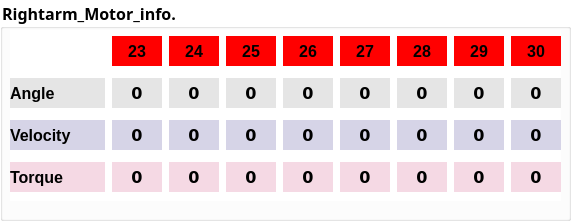
       <widget class="QGroupBox" name="groupBox_8">
        <property name="geometry">
         <rect>
          <x>10</x>
          <y>40</y>
          <width>571</width>
          <height>221</height>
         </rect>
        </property>
        <property name="font">
         <font>
          <family>微軟正黑體</family>
          <pointsize>12</pointsize>
          <weight>75</weight>
          <bold>true</bold>
         </font>
        </property>
        <property name="styleSheet">
         <string notr="true">background-color: rgb(255, 255, 255);</string>
        </property>
        <property name="title">
         <string>Rightarm_Motor_info.</string>
        </property>
        <widget class="QWidget" name="gridLayoutWidget_3">
         <property name="geometry">
          <rect>
           <x>10</x>
           <y>30</y>
           <width>551</width>
           <height>171</height>
          </rect>
         </property>
         <layout class="QGridLayout" name="gridLayout_4">
          <property name="horizontalSpacing">
           <number>7</number>
          </property>
          <item row="2" column="1">
           <widget class="QLabel" name="Rightarm_label_PresentVelocity">
            <property name="maximumSize">
             <size>
              <width>50</width>
              <height>30</height>
             </size>
            </property>
            <property name="font">
             <font>
              <family>Bitstream Vera Sans</family>
              <pointsize>12</pointsize>
              <weight>75</weight>
              <bold>true</bold>
             </font>
            </property>
            <property name="styleSheet">
             <string notr="true">background-color: rgb(214, 212, 231)</string>
            </property>
            <property name="text">
             <string>0</string>
            </property>
            <property name="alignment">
             <set>Qt::AlignCenter</set>
            </property>
           </widget>
          </item>
          <item row="2" column="0">
           <widget class="QLabel" name="RightArm_label_title_presentvelocity">
            <property name="maximumSize">
             <size>
              <width>100</width>
              <height>16777215</height>
             </size>
            </property>
            <property name="font">
             <font>
              <pointsize>12</pointsize>
              <weight>75</weight>
              <bold>true</bold>
             </font>
            </property>
            <property name="styleSheet">
             <string notr="true">background-color: rgb(214, 212, 231)</string>
            </property>
            <property name="text">
             <string>Velocity</string>
            </property>
           </widget>
          </item>
          <item row="3" column="0">
           <widget class="QLabel" name="RightArm_label_title_presenttorque">
            <property name="maximumSize">
             <size>
              <width>100</width>
              <height>16777215</height>
             </size>
            </property>
            <property name="font">
             <font>
              <pointsize>12</pointsize>
              <weight>75</weight>
              <bold>true</bold>
             </font>
            </property>
            <property name="styleSheet">
             <string notr="true">background-color: rgb(245, 217, 228);</string>
            </property>
            <property name="text">
             <string>Torque</string>
            </property>
           </widget>
          </item>
          <item row="1" column="0">
           <widget class="QLabel" name="RightArm_label_title_presentangle">
            <property name="maximumSize">
             <size>
              <width>100</width>
              <height>16777215</height>
             </size>
            </property>
            <property name="font">
             <font>
              <pointsize>12</pointsize>
              <weight>75</weight>
              <bold>true</bold>
             </font>
            </property>
            <property name="styleSheet">
             <string notr="true">background-color: rgb(229, 229, 229)</string>
            </property>
            <property name="text">
             <string>Angle</string>
            </property>
           </widget>
          </item>
          <item row="0" column="4">
           <widget class="QLabel" name="Rightarm_label_ID_4">
            <property name="maximumSize">
             <size>
              <width>16777215</width>
              <height>30</height>
             </size>
            </property>
            <property name="font">
             <font>
              <pointsize>12</pointsize>
              <weight>75</weight>
              <italic>false</italic>
              <bold>true</bold>
             </font>
            </property>
            <property name="styleSheet">
             <string notr="true">background-color : rgb(255,0,0)</string>
            </property>
            <property name="text">
             <string>26</string>
            </property>
            <property name="alignment">
             <set>Qt::AlignCenter</set>
            </property>
           </widget>
          </item>
          <item row="0" column="2">
           <widget class="QLabel" name="Rightarm_label_ID_2">
            <property name="maximumSize">
             <size>
              <width>16777215</width>
              <height>30</height>
             </size>
            </property>
            <property name="font">
             <font>
              <pointsize>12</pointsize>
              <weight>75</weight>
              <italic>false</italic>
              <bold>true</bold>
             </font>
            </property>
            <property name="styleSheet">
             <string notr="true">background-color : rgb(255,0,0)</string>
            </property>
            <property name="text">
             <string>24</string>
            </property>
            <property name="alignment">
             <set>Qt::AlignCenter</set>
            </property>
           </widget>
          </item>
          <item row="0" column="3">
           <widget class="QLabel" name="Rightarm_label_ID_3">
            <property name="maximumSize">
             <size>
              <width>16777215</width>
              <height>30</height>
             </size>
            </property>
            <property name="font">
             <font>
              <pointsize>12</pointsize>
              <weight>75</weight>
              <italic>false</italic>
              <bold>true</bold>
             </font>
            </property>
            <property name="styleSheet">
             <string notr="true">background-color : rgb(255,0,0)</string>
            </property>
            <property name="text">
             <string>25</string>
            </property>
            <property name="alignment">
             <set>Qt::AlignCenter</set>
            </property>
           </widget>
          </item>
          <item row="0" column="5">
           <widget class="QLabel" name="Rightarm_label_ID_5">
            <property name="maximumSize">
             <size>
              <width>16777215</width>
              <height>30</height>
             </size>
            </property>
            <property name="font">
             <font>
              <pointsize>12</pointsize>
              <weight>75</weight>
              <italic>false</italic>
              <bold>true</bold>
             </font>
            </property>
            <property name="styleSheet">
             <string notr="true">background-color : rgb(255,0,0)</string>
            </property>
            <property name="text">
             <string>27</string>
            </property>
            <property name="alignment">
             <set>Qt::AlignCenter</set>
            </property>
           </widget>
          </item>
          <item row="0" column="1">
           <widget class="QLabel" name="Rightarm_label_ID">
            <property name="maximumSize">
             <size>
              <width>16777215</width>
              <height>30</height>
             </size>
            </property>
            <property name="font">
             <font>
              <pointsize>12</pointsize>
              <weight>75</weight>
              <italic>false</italic>
              <bold>true</bold>
             </font>
            </property>
            <property name="styleSheet">
             <string notr="true">background-color : rgb(255,0,0)</string>
            </property>
            <property name="text">
             <string>23</string>
            </property>
            <property name="alignment">
             <set>Qt::AlignCenter</set>
            </property>
           </widget>
          </item>
          <item row="0" column="6">
           <widget class="QLabel" name="Rightarm_label_ID_6">
            <property name="maximumSize">
             <size>
              <width>16777215</width>
              <height>30</height>
             </size>
            </property>
            <property name="font">
             <font>
              <pointsize>12</pointsize>
              <weight>75</weight>
              <italic>false</italic>
              <bold>true</bold>
             </font>
            </property>
            <property name="styleSheet">
             <string notr="true">background-color : rgb(255,0,0)</string>
            </property>
            <property name="text">
             <string>28</string>
            </property>
            <property name="alignment">
             <set>Qt::AlignCenter</set>
            </property>
           </widget>
          </item>
          <item row="0" column="7">
           <widget class="QLabel" name="Rightarm_label_ID_7">
            <property name="maximumSize">
             <size>
              <width>16777215</width>
              <height>30</height>
             </size>
            </property>
            <property name="font">
             <font>
              <pointsize>12</pointsize>
              <weight>75</weight>
              <italic>false</italic>
              <bold>true</bold>
             </font>
            </property>
            <property name="styleSheet">
             <string notr="true">background-color : rgb(255,0,0)</string>
            </property>
            <property name="text">
             <string>29</string>
            </property>
            <property name="alignment">
             <set>Qt::AlignCenter</set>
            </property>
           </widget>
          </item>
          <item row="0" column="8">
           <widget class="QLabel" name="Rightarm_label_ID_8">
            <property name="maximumSize">
             <size>
              <width>16777215</width>
              <height>30</height>
             </size>
            </property>
            <property name="font">
             <font>
              <pointsize>12</pointsize>
              <weight>75</weight>
              <italic>false</italic>
              <bold>true</bold>
             </font>
            </property>
            <property name="styleSheet">
             <string notr="true">background-color : rgb(255,0,0)</string>
            </property>
            <property name="text">
             <string>30</string>
            </property>
            <property name="alignment">
             <set>Qt::AlignCenter</set>
            </property>
           </widget>
          </item>
          <item row="1" column="1">
           <widget class="QLabel" name="Rightarm_label_PresentAngle">
            <property name="maximumSize">
             <size>
              <width>50</width>
              <height>30</height>
             </size>
            </property>
            <property name="font">
             <font>
              <family>Bitstream Vera Sans</family>
              <pointsize>12</pointsize>
              <weight>75</weight>
              <italic>false</italic>
              <bold>true</bold>
             </font>
            </property>
            <property name="styleSheet">
             <string notr="true">background-color: rgb(229, 229, 229)</string>
            </property>
            <property name="text">
             <string>0</string>
            </property>
            <property name="alignment">
             <set>Qt::AlignCenter</set>
            </property>
           </widget>
          </item>
          <item row="3" column="1">
           <widget class="QLabel" name="Rightarm_label_PresentTorque">
            <property name="maximumSize">
             <size>
              <width>50</width>
              <height>30</height>
             </size>
            </property>
            <property name="font">
             <font>
              <family>Bitstream Vera Sans</family>
              <pointsize>12</pointsize>
              <weight>75</weight>
              <bold>true</bold>
             </font>
            </property>
            <property name="styleSheet">
             <string notr="true">background-color: rgb(245, 217, 228);</string>
            </property>
            <property name="text">
             <string>0</string>
            </property>
            <property name="alignment">
             <set>Qt::AlignCenter</set>
            </property>
           </widget>
          </item>
          <item row="1" column="2">
           <widget class="QLabel" name="Rightarm_label_PresentAngle_2">
            <property name="maximumSize">
             <size>
              <width>50</width>
              <height>30</height>
             </size>
            </property>
            <property name="font">
             <font>
              <family>Bitstream Vera Sans</family>
              <pointsize>12</pointsize>
              <weight>75</weight>
              <italic>false</italic>
              <bold>true</bold>
             </font>
            </property>
            <property name="styleSheet">
             <string notr="true">background-color: rgb(229, 229, 229)</string>
            </property>
            <property name="text">
             <string>0</string>
            </property>
            <property name="alignment">
             <set>Qt::AlignCenter</set>
            </property>
           </widget>
          </item>
          <item row="1" column="3">
           <widget class="QLabel" name="Rightarm_label_PresentAngle_3">
            <property name="maximumSize">
             <size>
              <width>50</width>
              <height>30</height>
             </size>
            </property>
            <property name="font">
             <font>
              <family>Bitstream Vera Sans</family>
              <pointsize>12</pointsize>
              <weight>75</weight>
              <italic>false</italic>
              <bold>true</bold>
             </font>
            </property>
            <property name="styleSheet">
             <string notr="true">background-color: rgb(229, 229, 229)</string>
            </property>
            <property name="text">
             <string>0</string>
            </property>
            <property name="alignment">
             <set>Qt::AlignCenter</set>
            </property>
           </widget>
          </item>
          <item row="1" column="4">
           <widget class="QLabel" name="Rightarm_label_PresentAngle_4">
            <property name="maximumSize">
             <size>
              <width>50</width>
              <height>30</height>
             </size>
            </property>
            <property name="font">
             <font>
              <family>Bitstream Vera Sans</family>
              <pointsize>12</pointsize>
              <weight>75</weight>
              <italic>false</italic>
              <bold>true</bold>
             </font>
            </property>
            <property name="styleSheet">
             <string notr="true">background-color: rgb(229, 229, 229)</string>
            </property>
            <property name="text">
             <string>0</string>
            </property>
            <property name="alignment">
             <set>Qt::AlignCenter</set>
            </property>
           </widget>
          </item>
          <item row="1" column="5">
           <widget class="QLabel" name="Rightarm_label_PresentAngle_5">
            <property name="maximumSize">
             <size>
              <width>50</width>
              <height>30</height>
             </size>
            </property>
            <property name="font">
             <font>
              <family>Bitstream Vera Sans</family>
              <pointsize>12</pointsize>
              <weight>75</weight>
              <italic>false</italic>
              <bold>true</bold>
             </font>
            </property>
            <property name="styleSheet">
             <string notr="true">background-color: rgb(229, 229, 229)</string>
            </property>
            <property name="text">
             <string>0</string>
            </property>
            <property name="alignment">
             <set>Qt::AlignCenter</set>
            </property>
           </widget>
          </item>
          <item row="1" column="6">
           <widget class="QLabel" name="Rightarm_label_PresentAngle_6">
            <property name="maximumSize">
             <size>
              <width>50</width>
              <height>30</height>
             </size>
            </property>
            <property name="font">
             <font>
              <family>Bitstream Vera Sans</family>
              <pointsize>12</pointsize>
              <weight>75</weight>
              <italic>false</italic>
              <bold>true</bold>
             </font>
            </property>
            <property name="styleSheet">
             <string notr="true">background-color: rgb(229, 229, 229)</string>
            </property>
            <property name="text">
             <string>0</string>
            </property>
            <property name="alignment">
             <set>Qt::AlignCenter</set>
            </property>
           </widget>
          </item>
          <item row="1" column="7">
           <widget class="QLabel" name="Rightarm_label_PresentAngle_7">
            <property name="maximumSize">
             <size>
              <width>50</width>
              <height>30</height>
             </size>
            </property>
            <property name="font">
             <font>
              <family>Bitstream Vera Sans</family>
              <pointsize>12</pointsize>
              <weight>75</weight>
              <italic>false</italic>
              <bold>true</bold>
             </font>
            </property>
            <property name="styleSheet">
             <string notr="true">background-color: rgb(229, 229, 229)</string>
            </property>
            <property name="text">
             <string>0</string>
            </property>
            <property name="alignment">
             <set>Qt::AlignCenter</set>
            </property>
           </widget>
          </item>
          <item row="1" column="8">
           <widget class="QLabel" name="Rightarm_label_PresentAngle_8">
            <property name="maximumSize">
             <size>
              <width>50</width>
              <height>30</height>
             </size>
            </property>
            <property name="font">
             <font>
              <family>Bitstream Vera Sans</family>
              <pointsize>12</pointsize>
              <weight>75</weight>
              <italic>false</italic>
              <bold>true</bold>
             </font>
            </property>
            <property name="styleSheet">
             <string notr="true">background-color: rgb(229, 229, 229)</string>
            </property>
            <property name="text">
             <string>0</string>
            </property>
            <property name="alignment">
             <set>Qt::AlignCenter</set>
            </property>
           </widget>
          </item>
          <item row="2" column="7">
           <widget class="QLabel" name="Rightarm_label_PresentVelocity_7">
            <property name="maximumSize">
             <size>
              <width>50</width>
              <height>30</height>
             </size>
            </property>
            <property name="font">
             <font>
              <family>Bitstream Vera Sans</family>
              <pointsize>12</pointsize>
              <weight>75</weight>
              <bold>true</bold>
             </font>
            </property>
            <property name="styleSheet">
             <string notr="true">background-color: rgb(214, 212, 231)</string>
            </property>
            <property name="text">
             <string>0</string>
            </property>
            <property name="alignment">
             <set>Qt::AlignCenter</set>
            </property>
           </widget>
          </item>
          <item row="2" column="8">
           <widget class="QLabel" name="Rightarm_label_PresentVelocity_8">
            <property name="maximumSize">
             <size>
              <width>50</width>
              <height>30</height>
             </size>
            </property>
            <property name="font">
             <font>
              <family>Bitstream Vera Sans</family>
              <pointsize>12</pointsize>
              <weight>75</weight>
              <bold>true</bold>
             </font>
            </property>
            <property name="styleSheet">
             <string notr="true">background-color: rgb(214, 212, 231)</string>
            </property>
            <property name="text">
             <string>0</string>
            </property>
            <property name="alignment">
             <set>Qt::AlignCenter</set>
            </property>
           </widget>
          </item>
          <item row="2" column="2">
           <widget class="QLabel" name="Rightarm_label_PresentVelocity_2">
            <property name="maximumSize">
             <size>
              <width>50</width>
              <height>30</height>
             </size>
            </property>
            <property name="font">
             <font>
              <family>Bitstream Vera Sans</family>
              <pointsize>12</pointsize>
              <weight>75</weight>
              <bold>true</bold>
             </font>
            </property>
            <property name="styleSheet">
             <string notr="true">background-color: rgb(214, 212, 231)</string>
            </property>
            <property name="text">
             <string>0</string>
            </property>
            <property name="alignment">
             <set>Qt::AlignCenter</set>
            </property>
           </widget>
          </item>
          <item row="2" column="3">
           <widget class="QLabel" name="Rightarm_label_PresentVelocity_3">
            <property name="maximumSize">
             <size>
              <width>50</width>
              <height>30</height>
             </size>
            </property>
            <property name="font">
             <font>
              <family>Bitstream Vera Sans</family>
              <pointsize>12</pointsize>
              <weight>75</weight>
              <bold>true</bold>
             </font>
            </property>
            <property name="styleSheet">
             <string notr="true">background-color: rgb(214, 212, 231)</string>
            </property>
            <property name="text">
             <string>0</string>
            </property>
            <property name="alignment">
             <set>Qt::AlignCenter</set>
            </property>
           </widget>
          </item>
          <item row="2" column="4">
           <widget class="QLabel" name="Rightarm_label_PresentVelocity_4">
            <property name="maximumSize">
             <size>
              <width>50</width>
              <height>30</height>
             </size>
            </property>
            <property name="font">
             <font>
              <family>Bitstream Vera Sans</family>
              <pointsize>12</pointsize>
              <weight>75</weight>
              <bold>true</bold>
             </font>
            </property>
            <property name="styleSheet">
             <string notr="true">background-color: rgb(214, 212, 231)</string>
            </property>
            <property name="text">
             <string>0</string>
            </property>
            <property name="alignment">
             <set>Qt::AlignCenter</set>
            </property>
           </widget>
          </item>
          <item row="2" column="5">
           <widget class="QLabel" name="Rightarm_label_PresentVelocity_5">
            <property name="maximumSize">
             <size>
              <width>50</width>
              <height>30</height>
             </size>
            </property>
            <property name="font">
             <font>
              <family>Bitstream Vera Sans</family>
              <pointsize>12</pointsize>
              <weight>75</weight>
              <bold>true</bold>
             </font>
            </property>
            <property name="styleSheet">
             <string notr="true">background-color: rgb(214, 212, 231)</string>
            </property>
            <property name="text">
             <string>0</string>
            </property>
            <property name="alignment">
             <set>Qt::AlignCenter</set>
            </property>
           </widget>
          </item>
          <item row="2" column="6">
           <widget class="QLabel" name="Rightarm_label_PresentVelocity_6">
            <property name="maximumSize">
             <size>
              <width>50</width>
              <height>30</height>
             </size>
            </property>
            <property name="font">
             <font>
              <family>Bitstream Vera Sans</family>
              <pointsize>12</pointsize>
              <weight>75</weight>
              <bold>true</bold>
             </font>
            </property>
            <property name="styleSheet">
             <string notr="true">background-color: rgb(214, 212, 231)</string>
            </property>
            <property name="text">
             <string>0</string>
            </property>
            <property name="alignment">
             <set>Qt::AlignCenter</set>
            </property>
           </widget>
          </item>
          <item row="3" column="8">
           <widget class="QLabel" name="Rightarm_label_PresentTorque_8">
            <property name="maximumSize">
             <size>
              <width>50</width>
              <height>30</height>
             </size>
            </property>
            <property name="font">
             <font>
              <family>Bitstream Vera Sans</family>
              <pointsize>12</pointsize>
              <weight>75</weight>
              <bold>true</bold>
             </font>
            </property>
            <property name="styleSheet">
             <string notr="true">background-color: rgb(245, 217, 228);</string>
            </property>
            <property name="text">
             <string>0</string>
            </property>
            <property name="alignment">
             <set>Qt::AlignCenter</set>
            </property>
           </widget>
          </item>
          <item row="3" column="7">
           <widget class="QLabel" name="Rightarm_label_PresentTorque_7">
            <property name="maximumSize">
             <size>
              <width>50</width>
              <height>30</height>
             </size>
            </property>
            <property name="font">
             <font>
              <family>Bitstream Vera Sans</family>
              <pointsize>12</pointsize>
              <weight>75</weight>
              <bold>true</bold>
             </font>
            </property>
            <property name="styleSheet">
             <string notr="true">background-color: rgb(245, 217, 228);</string>
            </property>
            <property name="text">
             <string>0</string>
            </property>
            <property name="alignment">
             <set>Qt::AlignCenter</set>
            </property>
           </widget>
          </item>
          <item row="3" column="6">
           <widget class="QLabel" name="Rightarm_label_PresentTorque_6">
            <property name="maximumSize">
             <size>
              <width>50</width>
              <height>30</height>
             </size>
            </property>
            <property name="font">
             <font>
              <family>Bitstream Vera Sans</family>
              <pointsize>12</pointsize>
              <weight>75</weight>
              <bold>true</bold>
             </font>
            </property>
            <property name="styleSheet">
             <string notr="true">background-color: rgb(245, 217, 228);</string>
            </property>
            <property name="text">
             <string>0</string>
            </property>
            <property name="alignment">
             <set>Qt::AlignCenter</set>
            </property>
           </widget>
          </item>
          <item row="3" column="5">
           <widget class="QLabel" name="Rightarm_label_PresentTorque_5">
            <property name="maximumSize">
             <size>
              <width>50</width>
              <height>30</height>
             </size>
            </property>
            <property name="font">
             <font>
              <family>Bitstream Vera Sans</family>
              <pointsize>12</pointsize>
              <weight>75</weight>
              <bold>true</bold>
             </font>
            </property>
            <property name="styleSheet">
             <string notr="true">background-color: rgb(245, 217, 228);</string>
            </property>
            <property name="text">
             <string>0</string>
            </property>
            <property name="alignment">
             <set>Qt::AlignCenter</set>
            </property>
           </widget>
          </item>
          <item row="3" column="4">
           <widget class="QLabel" name="Rightarm_label_PresentTorque_4">
            <property name="maximumSize">
             <size>
              <width>50</width>
              <height>30</height>
             </size>
            </property>
            <property name="font">
             <font>
              <family>Bitstream Vera Sans</family>
              <pointsize>12</pointsize>
              <weight>75</weight>
              <bold>true</bold>
             </font>
            </property>
            <property name="styleSheet">
             <string notr="true">background-color: rgb(245, 217, 228);</string>
            </property>
            <property name="text">
             <string>0</string>
            </property>
            <property name="alignment">
             <set>Qt::AlignCenter</set>
            </property>
           </widget>
          </item>
          <item row="3" column="3">
           <widget class="QLabel" name="Rightarm_label_PresentTorque_3">
            <property name="maximumSize">
             <size>
              <width>50</width>
              <height>30</height>
             </size>
            </property>
            <property name="font">
             <font>
              <family>Bitstream Vera Sans</family>
              <pointsize>12</pointsize>
              <weight>75</weight>
              <bold>true</bold>
             </font>
            </property>
            <property name="styleSheet">
             <string notr="true">background-color: rgb(245, 217, 228);</string>
            </property>
            <property name="text">
             <string>0</string>
            </property>
            <property name="alignment">
             <set>Qt::AlignCenter</set>
            </property>
           </widget>
          </item>
          <item row="3" column="2">
           <widget class="QLabel" name="Rightarm_label_PresentTorque_2">
            <property name="maximumSize">
             <size>
              <width>50</width>
              <height>30</height>
             </size>
            </property>
            <property name="font">
             <font>
              <family>Bitstream Vera Sans</family>
              <pointsize>12</pointsize>
              <weight>75</weight>
              <bold>true</bold>
             </font>
            </property>
            <property name="styleSheet">
             <string notr="true">background-color: rgb(245, 217, 228);</string>
            </property>
            <property name="text">
             <string>0</string>
            </property>
            <property name="alignment">
             <set>Qt::AlignCenter</set>
            </property>
           </widget>
          </item>
         </layout>
        </widget>
       </widget>
